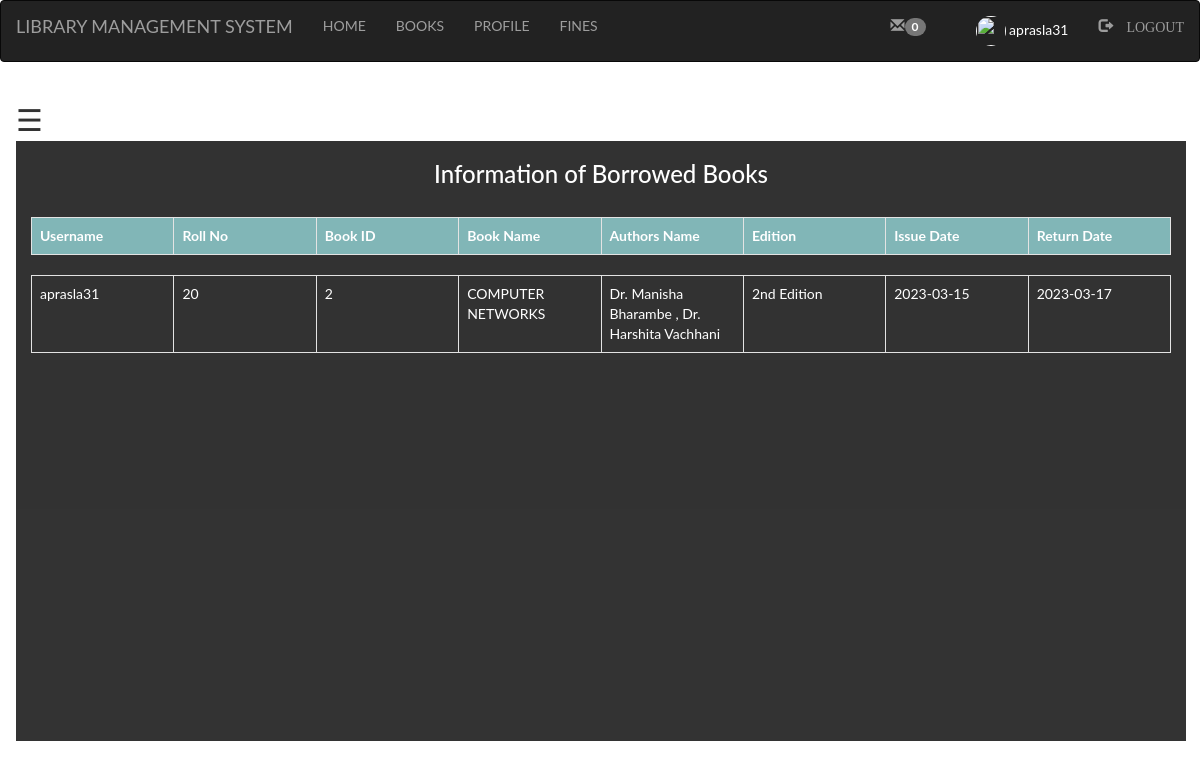
The app's page /Student/issue_info.php (signed in) with its own data.
### tables this page shows
CREATE TABLE `student` (
  `fullname` varchar(100) NOT NULL,
  `email` varchar(100) NOT NULL,
  `username` varchar(100) NOT NULL,
  `password` varchar(100) NOT NULL,
  `roll` int(225) NOT NULL,
  `contact` int(100) NOT NULL,
  `pic` varchar(100) NOT NULL
);

CREATE TABLE `books` (
  `bid` int(100) NOT NULL,
  `name` varchar(100) NOT NULL,
  `authors` text NOT NULL,
  `edition` varchar(100) NOT NULL,
  `quantity` int(225) NOT NULL,
  `department` varchar(100) NOT NULL
);

CREATE TABLE `issue_book` (
  `username` varchar(100) NOT NULL,
  `bid` int(100) NOT NULL,
  `approve` varchar(100) NOT NULL,
  `issue` varchar(100) NOT NULL,
  `return` varchar(100) NOT NULL
);

### Student/issue_info.php (the view, shortened to what this page needs)
<?php
  include "navbar.php";
?>
<!DOCTYPE html>
<html>
<head>
</head>
<body>
<div id="main">
  <span style="font-size:30px;cursor:pointer" onclick="openNav()">&#9776; </span>
  <div class="container">
    <h3 style="text-align: center;">Information of Borrowed Books</h3><br>
    <?php
      if(isset($_SESSION['login_user']))
      {
        $sql="SELECT student.username,roll,books.bid,name,authors,edition,issue,issue_book.return FROM student inner join issue_book ON student.username=issue_book.username inner join books ON issue_book.bid=books.bid WHERE issue_book.username ='$_SESSION[login_user]' and issue_book.approve !='' ORDER BY `issue_book`.`return` ASC";
        $res=mysqli_query($db,$sql);
        echo "<table class='table table-bordered' style='width:100%;' >";
        echo "<tr style='background-color: #6db6b9e6;'>";
        echo "<th>"; echo "Username";  echo "</th>";
        echo "<th>"; echo "Roll No";  echo "</th>";
        echo "<th>"; echo "Book ID";  echo "</th>";
        echo "<th>"; echo "Book Name";  echo "</th>";
        echo "<th>"; echo "Authors Name";  echo "</th>";
        echo "<th>"; echo "Edition";  echo "</th>";
        echo "<th>"; echo "Issue Date";  echo "</th>";
        echo "<th>"; echo "Return Date";  echo "</th>";
      echo "</tr>";
      echo "</table>";
       echo "<div class='scroll'>";
        echo "<table class='table table-bordered' >";
      while($row=mysqli_fetch_assoc($res))
      {
        echo "<tr>";
          echo "<td>"; echo $row['username']; echo "</td>";
          echo "<td>"; echo $row['roll']; echo "</td>";
          echo "<td>"; echo $row['bid']; echo "</td>";
          echo "<td>"; echo $row['name']; echo "</td>";
          echo "<td>"; echo $row['authors']; echo "</td>";
          echo "<td>"; echo $row['edition']; echo "</td>";
          echo "<td>"; echo $row['issue']; echo "</td>";
          echo "<td>"; echo $row['return']; echo "</td>";
        echo "</tr>";
      }
    echo "</table>";
        echo "</div>";
      }
      else
      {
        ?>
          <h3 style="text-align: center;">Login to see information of Borrowed Books</h3>
        <?php
      }
    ?>
  </div>
</div>
</body>
</html>

### Student/style.css (style rules this page uses)
html, body, div, span, object, iframe, h1, h2, h3, h4, h5, h6, p, blockquote, pre, abbr, address, cite, code, del, dfn, em, img, ins, kbd, q, samp, small, strong, sub, sup, var, b, i, dl, dt, dd, ol, ul, li, fieldset, form, label, legend, table, caption, tbody, tfoot, thead, tr, th, td, article, aside, canvas, details, figcaption, figure, footer, header, hgroup, menu, nav, section, summary, time, mark, audio, video { margin:0; padding:0; border:0; outline:0; font-size:100%; vertical-align:baseline; background:transparent; }
body { line-height:1; }
table { border-collapse:collapse; border-spacing:0; }

### Student/issue_info.php (style rules this page uses)
body { background-image: url("images/6.jpg"); background-repeat: no-repeat; font-family: "Lato", sans-serif; transition: background-color .5s; }
#main { transition: margin-left .5s; padding: 16px; }
.container { height: 600px; background-color: black; opacity: .8; color: white; }
.scroll { width: 100%; height: 500px; overflow: auto; }
th,td { width: 10%; }

### records on screen
student: username "aprasla31", roll "20", books.bid "2", books.name "COMPUTER NETWORKS", books.authors "Dr. Manisha Bharambe , Dr. Harshita Vachhani", books.edition "2nd Edition", issue_book.issue "2023-03-15", issue_book.return "2023-03-17"

### other values on screen
$c['total'] "0"
$_SESSION['login_user'] "aprasla31"
